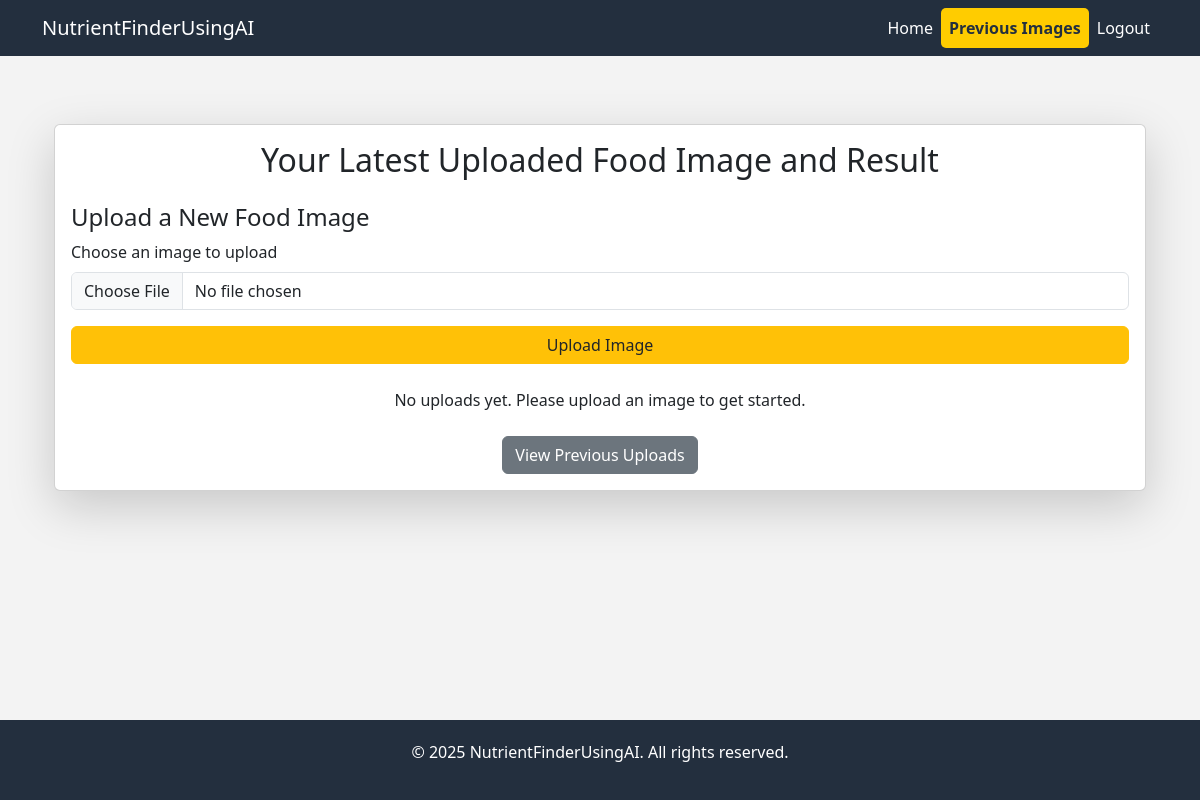
Page /dashboard/ (signed in) on the earlier database version.
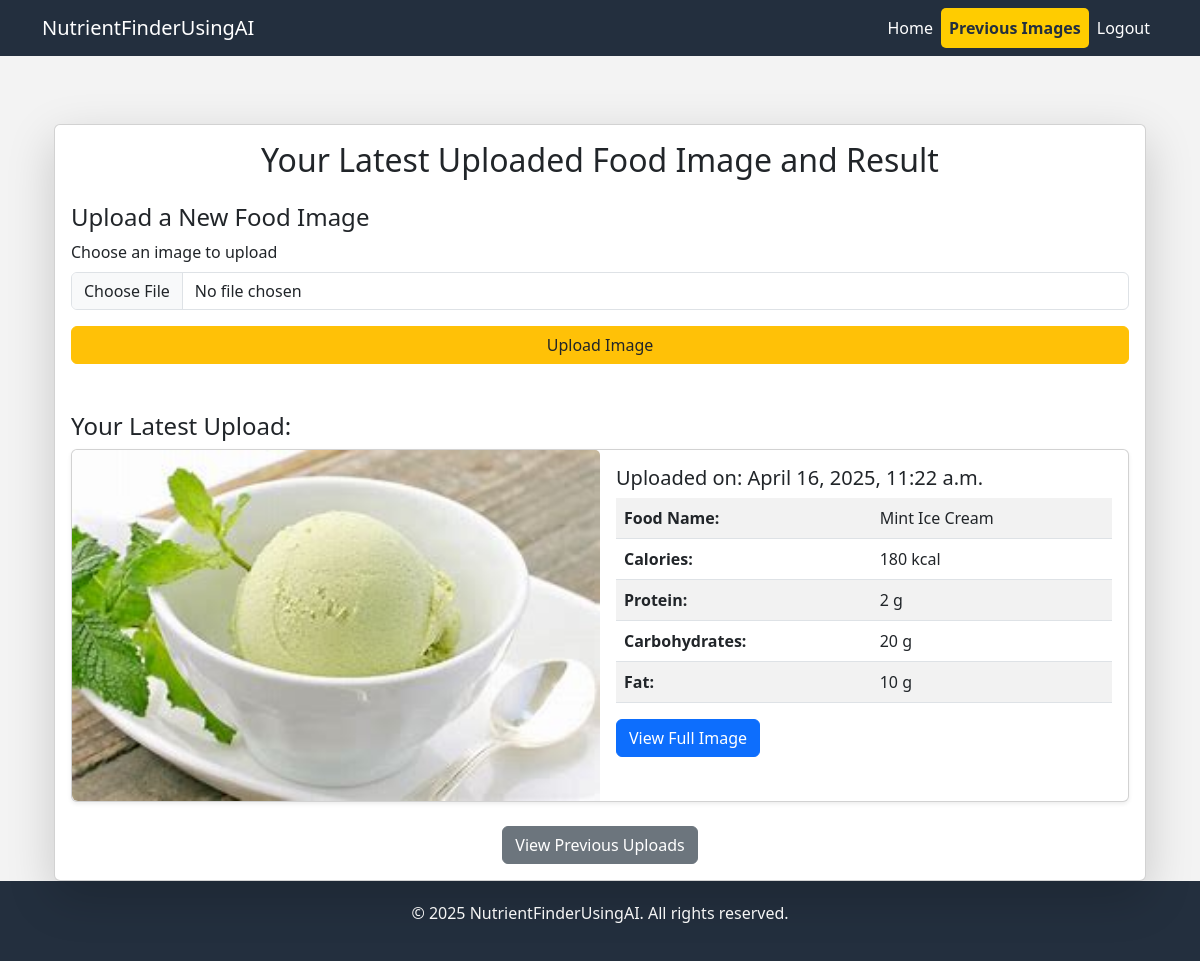
Same page on the later database version.
### app/models.py (models this page shows, shortened)
class UploadedFood(models.Model):
    user = models.ForeignKey(User, on_delete=models.CASCADE)  # Add a ForeignKey to User
    image = models.ImageField(upload_to='uploads/')
    content = models.TextField(blank=True, null=True)  # To store AI response
    uploaded_at = models.DateTimeField(auto_now_add=True)

### app/views.py (the view, shortened to what this page needs)
# urls.py: path('dashboard/', views.dashboard, name='dashboard'),
@login_required
def dashboard(request):
    uploaded_image = UploadedFood.objects.filter(user=request.user).order_by('-uploaded_at').first()
    if uploaded_image and uploaded_image.content:
        try:
            parsed = json.loads(uploaded_image.content)
            if isinstance(parsed, list) and parsed:
                uploaded_image.parsed_content = parsed[0]
            else:
                uploaded_image.parsed_content = parsed
        except json.JSONDecodeError:
            uploaded_image.parsed_content = {}
    else:
        uploaded_image = None
    return render(request, 'Dashboard/dashboard.html', {'upload': uploaded_image})

### templates/Dashboard/dashboard.html (shortened to what this page needs)
{% extends 'base.html' %}
{% block content %}
<div class="container mt-5">
    <div class="card shadow-lg">
        <div class="card-body">
            <h2 class="mb-4 text-center">Your Latest Uploaded Food Image and Result</h2>
            <div class="mb-4">
                <h4>Upload a New Food Image</h4>
                <form method="POST" enctype="multipart/form-data" id="uploadForm">
                    <div class="mb-3">
                        <label for="food_image" class="form-label">Choose an image to upload</label>
                        <input type="file" name="food_image" class="form-control" required id="food_image">
                    </div>
                    <button type="submit" class="btn btn-warning w-100 text-dark">Upload Image</button>
                </form>
            </div>
            {% if upload %}
            <div class="mt-5">
                <h4>Your Latest Upload:</h4>
                <div class="card mb-4 shadow-sm">
                    <div class="row g-0">
                        <div class="col-md-6">
                            <img src="{{ upload.image.url }}" class="card-img-top rounded-start" alt="Food Image">
                        </div>
                        <div class="col-md-6">
                            <div class="card-body">
                                <h5 class="card-title">Uploaded on: {{ upload.uploaded_at }}</h5>
                                <table class="table table-striped">
                                    <tbody>
                                        <tr>
                                            <td><strong>Food Name:</strong></td>
                                            <td>{{ upload.parsed_content.food_name }}</td>
                                        </tr>
                                        <tr>
                                            <td><strong>Calories:</strong></td>
                                            <td>{{ upload.parsed_content.calories }} kcal</td>
                                        </tr>
                                        <tr>
                                            <td><strong>Protein:</strong></td>
                                            <td>{{ upload.parsed_content.protein }} g</td>
                                        </tr>
                                        <tr>
                                            <td><strong>Carbohydrates:</strong></td>
                                            <td>{{ upload.parsed_content.carbohydrates }} g</td>
                                        </tr>
                                        <tr>
                                            <td><strong>Fat:</strong></td>
                                            <td>{{ upload.parsed_content.fat }} g</td>
                                        </tr>
                                    </tbody>
                                </table>
                                <a href="{{ upload.image.url }}" class="btn btn-primary" target="_blank">View Full Image</a>
                            </div>
                        </div>
                    </div>
                </div>
            </div>
            {% else %}
            <p class="mt-4 text-center">No uploads yet. Please upload an image to get started.</p>
            {% endif %}
            <div class="mt-4 text-center">
                <a href="{% url 'uploaded_images' %}" class="btn btn-secondary">View Previous Uploads</a>
            </div>
        </div>
    </div>
</div>
{% endblock %}

Differences in the rows shown:
added UploadedFood: image (picture), uploaded_at "April 16, 2025, 11:22 a.m.", parsed_content.food_name "Mint Ice Cream", parsed_content.calories "180", parsed_content.protein "2", parsed_content.carbohydrates "20", parsed_content.fat "10"
Other differences:
text no longer shown: "No uploads yet. Please upload an image to get started."
text now shown: "Your Latest Upload: Uploaded on: Food Name: Calories: kcal Protein: g Carbohydrates: g Fat: g View Full Image"
